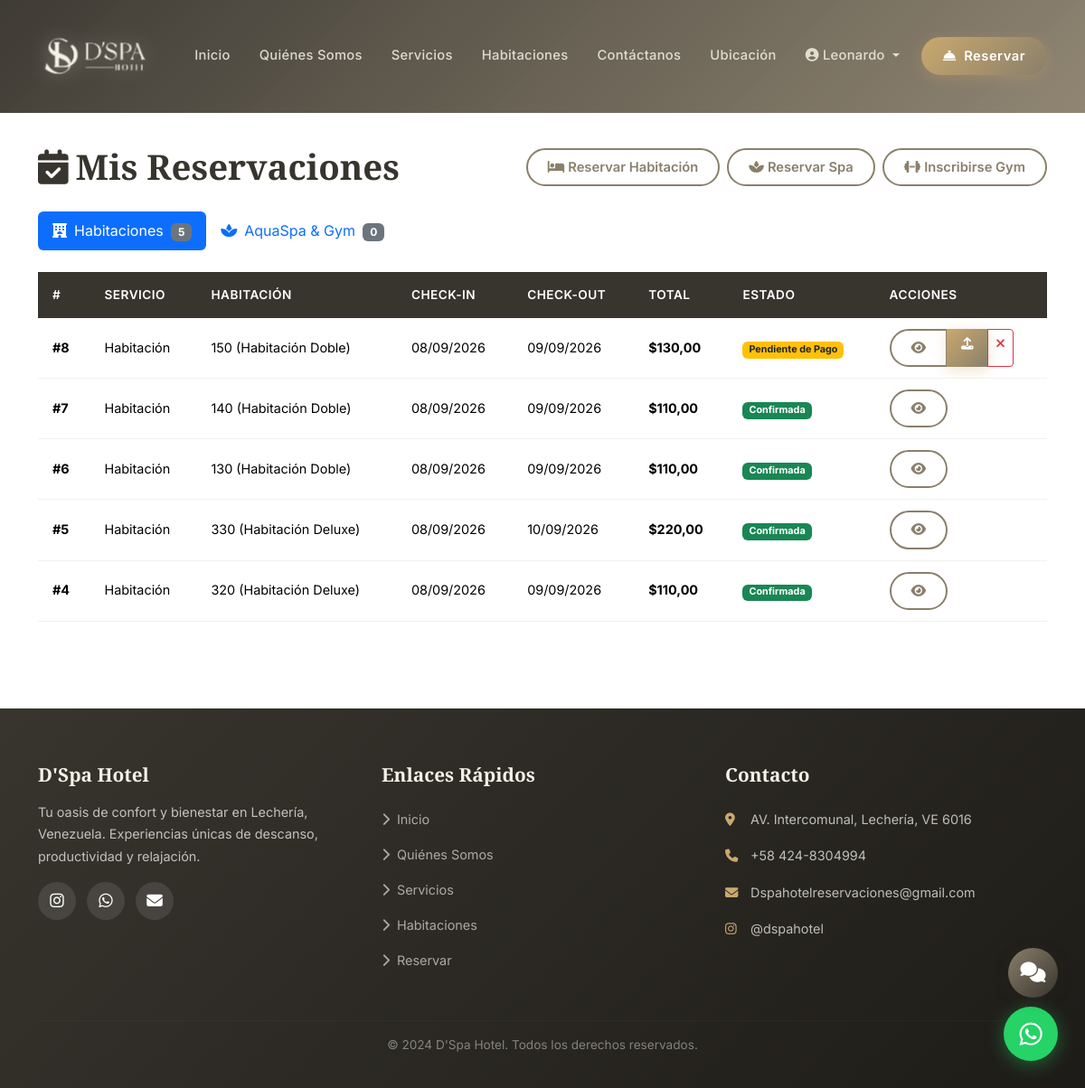
/reservations/my-reservations/ (signed in), run on an earlier commit of the app's database.
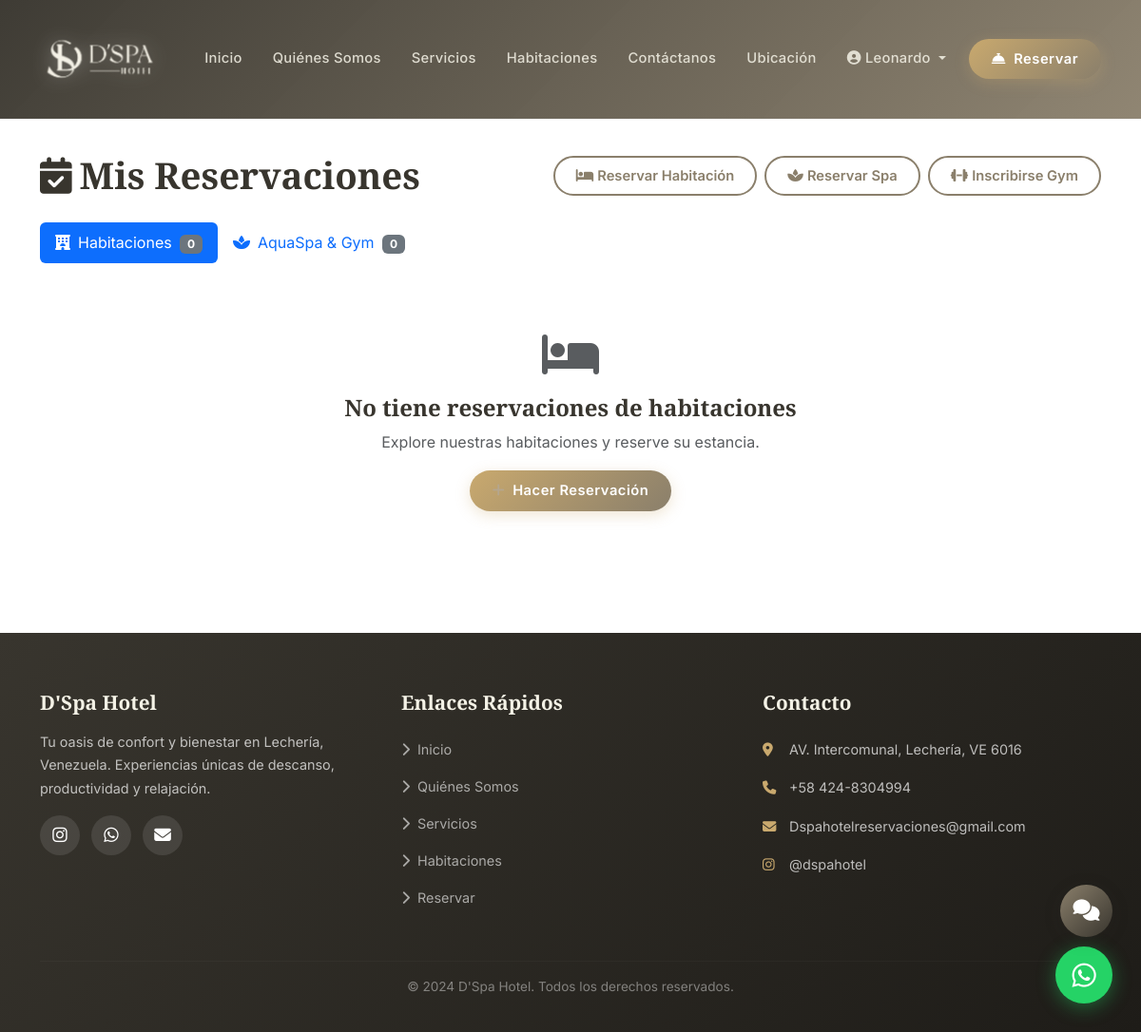
And on a later commit of the database.
### reservations/models.py (models this page shows, shortened)
class Reservation(models.Model):
    SERVICE_CHOICES = [
        ('room', 'Habitación'),
        ('gym', 'Gimnasio'),
        ('spa', 'Spa'),
        ('sauna', 'Sauna'),
        ('jacuzzi', 'Jacuzzi'),
        ('pool', 'Piscina'),
        ('event_room', 'Salón de Eventos'),
        ('conference', 'Sala de Conferencias'),
        ('restaurant', 'Restaurante'),
    ]
    STATUS_CHOICES = [
        ('pending', 'Pendiente de Pago'),
        ('payment_uploaded', 'Comprobante Subido'),
        ('confirmed', 'Confirmada'),
        ('cancelled', 'Cancelada'),
        ('completed', 'Completada'),
    ]
    customer = models.ForeignKey(Customer, on_delete=models.CASCADE, verbose_name="Cliente", related_name='reservations')
    service_type = models.CharField(max_length=20, choices=SERVICE_CHOICES, verbose_name="Servicio")
    room = models.ForeignKey(Room, on_delete=models.SET_NULL, null=True, blank=True, verbose_name="Habitación")
    check_in = models.DateField(verbose_name="Check-in")
    check_out = models.DateField(verbose_name="Check-out")
    adults_count = models.IntegerField(default=1, verbose_name="Adultos")
    children_count = models.IntegerField(default=0, verbose_name="Niños")
    total_price = models.DecimalField(max_digits=10, decimal_places=2, verbose_name="Precio Total")
    status = models.CharField(max_length=20, choices=STATUS_CHOICES, default='pending', verbose_name="Estado")
    special_requests = models.TextField(blank=True, verbose_name="Peticiones Especiales")
    created_at = models.DateTimeField(auto_now_add=True, verbose_name="Fecha de Creación")
    class Meta:
        ordering = ['-created_at']
        verbose_name = "Reservación"
        verbose_name_plural = "Reservaciones"

### core/models.py (models this page shows, shortened)
class Room(models.Model):
    ROOM_TYPES = [
        ('doble', 'Habitación Doble'),
        ('deluxe', 'Habitación Deluxe'),
    ]
    STATUS_CHOICES = [
        ('available', 'Disponible'),
        ('occupied', 'Ocupada'),
        ('maintenance', 'Mantenimiento'),
        ('reserved', 'Reservada'),
    ]
    SALES_CHANNEL_CHOICES = [
        ('web', 'Portal Web'),
        ('puerta', 'Venta por Puerta'),
    ]
    room_type = models.CharField(max_length=20, choices=ROOM_TYPES, verbose_name="Tipo")
    room_number = models.CharField(max_length=10, unique=True, verbose_name="Número")
    floor = models.IntegerField(default=1, verbose_name="Piso")
    description = models.TextField(verbose_name="Descripción")
    detailed_description = models.TextField(verbose_name="Descripción Detallada", help_text="Incluir amenities y características")
    capacity_adults = models.IntegerField(default=2, verbose_name="Capacidad Adultos")
    capacity_children = models.IntegerField(default=0, verbose_name="Capacidad Niños")
    price_per_night = models.DecimalField(max_digits=10, decimal_places=2, verbose_name="Precio por Noche", help_text="Precio base en USD (sin IVA)")
    extra_guest_fee = models.DecimalField(max_digits=10, decimal_places=2, default=0, verbose_name="Cargo por Persona Adicional", help_text="Aplica para hab. dobles ($20 por persona adicional)")
    status = models.CharField(max_length=20, choices=STATUS_CHOICES, default='available', verbose_name="Estado")
    sales_channel = models.CharField(max_length=20, choices=SALES_CHANNEL_CHOICES, default='web', verbose_name="Canal de Venta", help_text="Las habitaciones de 'Puerta' no se muestran en el portal web")
    has_terrace = models.BooleanField(default=True, verbose_name="Terraza")
    has_safe = models.BooleanField(default=True, verbose_name="Caja Fuerte")
    has_tv = models.BooleanField(default=True, verbose_name="TV")
    has_closet = models.BooleanField(default=True, verbose_name="Closet")
    has_minibar = models.BooleanField(default=False, verbose_name="Mini Nevera")
    has_balcony = models.BooleanField(default=False, verbose_name="Balcón")
    is_active = models.BooleanField(default=True, verbose_name="Activa")
    class Meta:
        ordering = ['room_type', 'room_number']
        verbose_name = "Habitación"
        verbose_name_plural = "Habitaciones"

### reservations/views.py (the view)
# urls.py: path('my-reservations/', views.my_reservations, name='my_reservations'),
@login_required
def my_reservations(request):
    try:
        customer = Customer.objects.get(user=request.user)
        reservations = Reservation.objects.filter(customer=customer).order_by('-created_at')
        service_reservations = ServiceReservation.objects.filter(customer=customer).order_by('-created_at')
    except Customer.DoesNotExist:
        reservations = []
        service_reservations = []
    context = {
        'reservations': reservations,
        'service_reservations': service_reservations,
    }
    return render(request, 'reservations/my_reservations.html', context)

### reservations/templates/reservations/my_reservations.html (shortened to what the changed rows need)
{% extends 'core/base.html' %}
{% load static %}
{% block content %}
<section class="section-padding" style="margin-top: 80px;">
    <div class="container">
        <div class="d-flex justify-content-between align-items-center mb-4 flex-wrap gap-2">
            <h2 class="section-title mb-0"><i class="fas fa-calendar-check me-2"></i>Mis Reservaciones</h2>
        </div>
        <ul class="nav nav-pills mb-4" id="reservationsTab" role="tablist">
            <li class="nav-item" role="presentation">
                <button class="nav-link active" id="rooms-tab" data-bs-toggle="pill" data-bs-target="#rooms-pane" type="button" role="tab">
                    <i class="fas fa-hotel me-2"></i>Habitaciones <span class="badge bg-secondary ms-1">{{ reservations|length }}</span>
                </button>
            </li>
        </ul>
        <div class="tab-content" id="reservationsTabContent">
            <div class="tab-pane fade show active" id="rooms-pane" role="tabpanel">
                {% if reservations %}
                <div class="table-responsive">
                    <table class="table table-custom">
                        <thead>
                            <tr>
                                <th>#</th>
                                <th>Servicio</th>
                                <th>Habitación</th>
                                <th>Check-in</th>
                                <th>Check-out</th>
                                <th>Total</th>
                                <th>Estado</th>
                                <th>Acciones</th>
                            </tr>
                        </thead>
                        <tbody>
                            {% for reservation in reservations %}
                            <tr>
                                <td><strong>#{{ reservation.id }}</strong></td>
                                <td>{{ reservation.get_service_type_display }}</td>
                                <td>{% if reservation.room %}{{ reservation.room.room_number }} ({{ reservation.room.get_room_type_display }}){% else %}-{% endif %}</td>
                                <td>{{ reservation.check_in|date:"d/m/Y" }}</td>
                                <td>{{ reservation.check_out|date:"d/m/Y" }}</td>
                                <td><strong>${{ reservation.total_price }}</strong></td>
                                <td>
                                    <span class="badge
                                        {% if reservation.status == 'confirmed' %}bg-success
                                        {% elif reservation.status == 'pending' %}bg-warning text-dark
                                        {% elif reservation.status == 'payment_uploaded' %}bg-info
                                        {% elif reservation.status == 'cancelled' %}bg-danger
                                        {% elif reservation.status == 'completed' %}bg-secondary
                                        {% endif %}">
                                        {{ reservation.get_status_display }}
                                    </span>
                                </td>
                                <td>
                                    <div class="btn-group btn-group-sm">
                                        <a href="{% url 'reservation_confirmation' reservation.id %}" class="btn btn-outline-custom btn-sm" title="Ver Detalle">
                                            <i class="fas fa-eye"></i>
                                        </a>
                                        {% if reservation.status == 'pending' %}
                                        <a href="{% url 'upload_payment' reservation.id %}" class="btn btn-reservation btn-sm" title="Subir Comprobante">
                                            <i class="fas fa-upload"></i>
                                        </a>
                                        {% endif %}
                                        {% if reservation.status in 'pending,payment_uploaded' %}
                                        <a href="{% url 'cancel_reservation' reservation.id %}" class="btn btn-outline-danger btn-sm" title="Cancelar" onclick="return confirm('¿Está seguro de cancelar esta reservación?')">
                                            <i class="fas fa-times"></i>
                                        </a>
                                        {% endif %}
                                    </div>
                                </td>
                            </tr>
                            {% endfor %}
                        </tbody>
                    </table>
                </div>
                {% else %}
                <div class="empty-state text-center py-5">
                    <i class="fas fa-bed fa-3x mb-3 text-muted"></i>
                    <h4>No tiene reservaciones de habitaciones</h4>
                    <p class="text-muted">Explore nuestras habitaciones y reserve su estancia.</p>
                    <a href="{% url 'booking' %}" class="btn btn-reservation"><i class="fas fa-plus me-2"></i>Hacer Reservación</a>
                </div>
                {% endif %}
            </div>
        </div>
    </div>
</section>
{% endblock %}

What changed in the data, as far as the page shows it:
removed Reservation: id "8", service_type "Habitación", room.room_number "150", room.room_type "Habitación Doble", check_in "08/09/2026", check_out "09/09/2026", total_price "130,00", status "Pendiente de Pago"
removed Reservation: id "7", service_type "Habitación", room.room_number "140", room.room_type "Habitación Doble", check_in "08/09/2026", check_out "09/09/2026", total_price "110,00", status "Confirmada"
removed Reservation: id "6", service_type "Habitación", room.room_number "130", room.room_type "Habitación Doble", check_in "08/09/2026", check_out "09/09/2026", total_price "110,00", status "Confirmada"
removed Reservation: id "5", service_type "Habitación", room.room_number "330", room.room_type "Habitación Deluxe", check_in "08/09/2026", check_out "10/09/2026", total_price "220,00", status "Confirmada"
removed Reservation: id "4", service_type "Habitación", room.room_number "320", room.room_type "Habitación Deluxe", check_in "08/09/2026", check_out "09/09/2026", total_price "110,00", status "Confirmada"
Also different on the page:
{{ reservations|length }}: "5" → "0"
text no longer shown: "# SERVICIO HABITACIÓN CHECK-IN CHECK-OUT TOTAL ESTADO ACCIONES"
text now shown: "No tiene reservaciones de habitaciones Explore nuestras habitaciones y reserve su estancia. Hacer Reservación"
